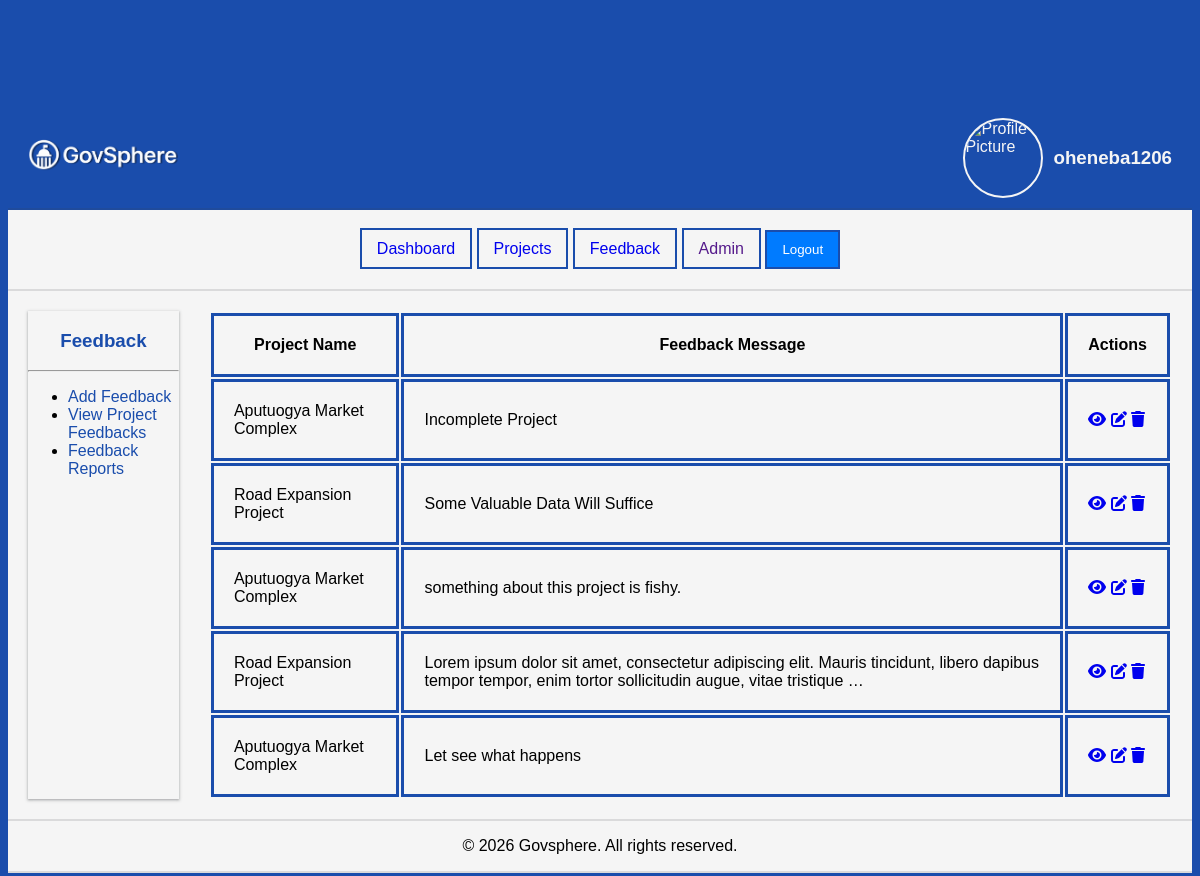
Page /feedback/ (signed in) on the committed database.
### accounts/models.py (models this page shows, shortened)
class User(AbstractUser):
    ROLE_CHOICES = (
        ('citizen', 'Citizen'),
        ('official', 'Official'),
        ('admin', 'Admin'),
    )
    role = models.CharField(max_length = 20, choices = ROLE_CHOICES, default= 'citizen')

### feedback/models.py (models this page shows, shortened)
class Feedback(models.Model):
    PRIORITY_CHOICES = (
        ('low', 'Low'),
        ('medium', 'Medium'),
        ('high', 'High'),
        ('urgent', 'Urgent'),
    )
    FEEDBACK_TYPE_CHOICES = (
        ('complaint', 'Complaint'),
        ('suggestion', 'Suggestion'),
        ('question', 'Question'),
        ('appreciation', 'Appreciation'),
        ('issue_report', 'Issue Report')
    )
    STATUS_CHOICES = (
        ('submitted', 'Submitted'),
        ('under_review', 'Under Review'),
        ('resolved','Resolved'),
        ('rejected', 'Rejected')
    )
    RATING =(
        ('1', 'Poor'),
        ('2', 'Good'),
        ('3', 'Average'),
        ('4', 'Very Good'),
        ('5', 'Excellent')
    )
    project = models.ForeignKey(Project, on_delete=models.CASCADE)
    priority = models.CharField(max_length=20, choices= PRIORITY_CHOICES, default='low')
    user = models.ForeignKey(settings.AUTH_USER_MODEL, on_delete=models.CASCADE)
    message = models.TextField()
    feedback_type = models.CharField(max_length=20, choices= FEEDBACK_TYPE_CHOICES, default='compliant')
    status= models.CharField(max_length=20, choices= STATUS_CHOICES, default= 'submitted')
    admin_reponse = models.TextField(blank=True)
    project_rating= models.CharField(max_length=30, choices=RATING , default='3')
    contractor_rating = models.CharField(max_length=30, choices= RATING, default='3')
    responded_at = models.DateTimeField(auto_now_add=True, blank=True, null=True)
    created_at = models.DateTimeField(auto_now_add=True)
    is_anonymous = models.BooleanField(default=False)
    updated_at = models.DateTimeField(auto_now=True)
    class Meta:
        constraints = [
            models.UniqueConstraint(
                fields=[
                    'project',
                    'user',
                    'feedback_type',
                    'message',
                    'is_anonymous',
                    'project_rating',
                    'contractor_rating',
                    'status',
                ],
                name='unique_same_feedback_payload'
            )
        ]

### projects/models.py (models this page shows, shortened)
class Project(models.Model):
    STATUS_CHOICES = (
        ('proposed', 'Pending Approval'),
        ('in_progress', 'In Progress'),
        ('completed', 'Completed'),
    )
    title = models.CharField(max_length=300)
    description = models.TextField()
    budget = models.DecimalField(max_digits=10, decimal_places=2)
    status = models.CharField(max_length=20, choices=STATUS_CHOICES, default='proposed')
    location = models.CharField(max_length=200)
    created_at = models.DateTimeField(auto_now_add=True)
    created_by = models.ForeignKey(settings.AUTH_USER_MODEL, on_delete=models.CASCADE)

### feedback/views.py (the view)
# urls.py: path("", views.feedback_list, name="feedback"),
@login_required
def feedback_list(request):
    all_feedback = Feedback.objects.all()
    paginator = Paginator(all_feedback, 5)
    page_number = request.GET.get('page', 1)
    page_number = int(page_number)
    if page_number < 1:
        page_number = 1
    elif page_number > paginator.num_pages:
        page_number = paginator.num_pages
    page = paginator.page(page_number)
    data = {
        'feedback_list': page.object_list,
        'page': page,
    }
    return render(request, 'feedback/feedback_list.html', data)

### templates/feedback/feedback_list.html (shortened to what this page needs)
{% extends "projects/project_list.html" %}
{% block main_nav %}
    <div class="projects-nav">
        <h3>Feedback</h3><hr>
        <ul>
            <li>
                <a href="{% url 'add_feedback_global' %}">Add Feedback</a>
            </li>
            <li>
                <a href="{% url 'view_project_feedback'%}">View Project Feedbacks</a>
            </li>
            <li>
                <a href="">Feedback Reports</a>
            </li>
        </ul>
    </div>
{% endblock main_nav %}
{% block projects_main %}
    <div class="is-project-list">
            <table>
                <tr>
                    <th>Project Name</th>
                    <th>Feedback Message</th>
                    <th>Actions</th>
                </tr>
                {% for feedback in feedback_list %}
                <tr>
                    <td>{{ feedback.project.title }}</td>
                    <td>{{ feedback.message|truncatewords:20 }}</td>
                    <td>
                        <a href="{% url 'feedback_detail' feedback.pk %}"><i class="fa-solid fa-eye"></i></a>
                        <a href="{% url 'edit_feedback' feedback.pk %}"><i class="fa-solid fa-pen-to-square"></i></a>
                        <a href="{% url 'delete_feedback' feedback.pk %}"><i class="fa-solid fa-trash"></i></a>
                    </td>
                </tr>
                {% empty %}
                <tr>
                    <td colspan="3">No Feedbacks available.</td>
                </tr>
                {% endfor %}
            </table>
{% endblock projects_main %}

### templates/defaults/nav.html (shortened to what this page needs)
{% load static %}
{% block header %}
<header>
    <div class="logo-container-header">
        <div class="logo-container">
            <img src="{%static 'images/govsphere.png'%}" alt="Govsphere Logo">
        </div>
        <div class="profile-container">
            <div>
                <img src="https://png.pngtree.com/png-vector/20231019/ourmid/pngtree-user-profile-avatar-png-image_10211471.png"
                    alt="Profile Picture">
                <div>
                    <h3>{{user.username}}</h3>
                </div>
            </div>
        </div>
    </div>
    <div class="nav-container">
        <nav>
            <a href="{% url 'dashboard' %}">Dashboard</a>
            <a href="{% url 'project_list' %}">Projects</a>
            <a href="{% url 'feedback' %}">Feedback</a>
            <a href="">Admin</a>
            <form method="post" action="{% url 'logout' %}" style="display:inline;">
                <button type="submit" >
                    Logout
                </button>
            </form>
        </nav>
    </div>
</header>
{% endblock header %}

### templates/defaults/base.html (style rules this page uses)
*, *::before, *::after { box-sizing: border-box; }
body { font-family: Arial, sans-serif; background-color: #1a4dac; display: flex; flex-direction: column; justify-content: flex-start; align-items: center; height: 100vh; }
.projects-nav { width: 20%; box-shadow: rgba(60, 64, 67, 0.3) 0px 1px 2px 0px, rgba(60, 64, 67, 0.15) 0px 1px 3px 1px; }
.projects-nav h3 { text-align: center; color: #1a4dac; }
.projects-nav ul { height: 100%; }
.projects-nav a { text-decoration: none; color: #1a4dac; }
main, header, footer { width: 100%; background-color: whitesmoke; border-bottom: 2px solid rgba(60, 64, 67, 0.15); }
header { margin-top: 100px; }
td, th { border: 3px solid #1a4dac; padding: 20px; }
button { background-color: #007BFF; color: white; border: none; cursor: pointer; transition: background-color 0.3s ease; }

### templates/defaults/nav.html (style rules this page uses)
.logo-container-header { display: flex; justify-content: space-between; align-items: center; padding: 10px 20px; width: 100%; color: whitesmoke; background-color: #1a4dac; border-bottom: 2px solid rgba(60, 64, 67, 0.15); }
.logo-container img { height: 50px; }
.profile-container>div { display: flex; align-items: center; gap: 10px; }
.profile-container img { height: 80px; width: 80px; border: 2px solid whitesmoke; border-radius: 50%; box-sizing: border-box; }
nav a, nav form button { border: 2px solid #1a4dac; padding: 10px 15px; text-decoration: none; }
.nav-container { display: flex; justify-content: center; align-items: center; padding: 20px; }

### rows in the picture
User: username "oheneba1206"
Feedback: project "Aputuogya Market Complex", message "Incomplete Project"
Feedback: project "Road Expansion Project", message "Some Valuable Data Will Suffice"
Feedback: project "Aputuogya Market Complex", message "something about this project is fishy."
Feedback: project "Road Expansion Project", message "Lorem ipsum dolor sit amet, consectetur adipiscing elit. Mauris tincidunt, libero dapibus tempor tempor, enim tortor sollicitudin augue, vitae tristique …"
Feedback: project "Aputuogya Market Complex", message "Let see what happens"
